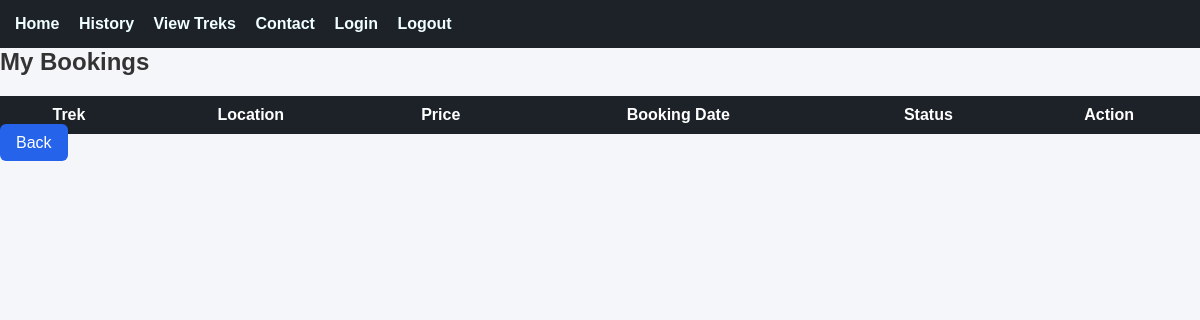
Before: /my_bookings (signed in) with the older database file.
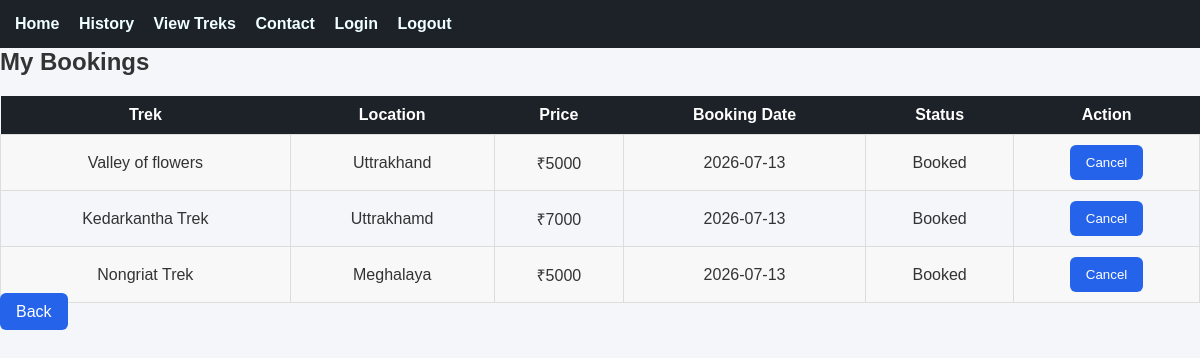
After: the same page with the newer database file.
### tables this page shows
CREATE TABLE bookings(
                 id INTEGER PRIMARY KEY AUTOINCREMENT,
                user_id INTEGER, 
                 username TEXT NOT NULL,
                 trek_id INTEGER,
                 booking_date DATE ,
                 status TEXT NOT NULL,
                 FOREIGN KEY(trek_id) REFERENCES treks(id),
                 FOREIGN KEY(user_id) REFERENCES users(id)
                 
                 );

CREATE TABLE treks(
                 id INTEGER PRIMARY KEY AUTOINCREMENT,
                 name TEXT NOT NULL,
                 location TEXT NOT NULL,
                 price INTEGER NOT NULL,
                 slots INTEGER NOT NULL,
                 difficulty TEXT NOT NULL,
                 duration INTEGER NOT NULL,
                 status TEXT NOT NULL DEFAULT 'Open',
                 assigned_staffID INTEGER NOT NULL,
                 start_date DATE ,
                 end_date DATE ,
                 description TEXT , image TEXT,
                 FOREIGN KEY (assigned_staffID) REFERENCES staff(id)
                 );

### app.py (the view)
@app.route("/my_bookings")
def my_bookings():
    if "user" not in session:
        return redirect("/login")
    username = session["user"]
    conn = get_db_connnection()
    bookings = conn.execute("""
    SELECT
        bookings.id,
        treks.name,
        treks.location,
        treks.price,
        bookings.booking_date,
        bookings.status
    FROM bookings
    JOIN treks
        ON bookings.trek_id = treks.id
    WHERE bookings.username = ?
""", (username,)).fetchall()
    conn.close()
    return render_template("my_bookings.html", bookings=bookings)

### app.py (called while the page is built)
def get_db_connnection():
    conn = sqlite3.connect("database.db")
    conn.row_factory =sqlite3.Row
    return conn

### templates/my_bookings.html
{% extends "base.html" %}
{% block content %}
<h2>My Bookings</h2>
<table>
<tr>
    <th>Trek</th>
    <th>Location</th>
    <th>Price</th>
    <th>Booking Date</th>
    <th>Status</th>
    <th>Action</th>
</tr>
{% for booking in bookings %}
<tr>
    <td>{{ booking["name"] }}</td>
    <td>{{ booking["location"] }}</td>
    <td>₹{{ booking["price"] }}</td>
    <td>{{ booking["booking_date"] }}</td>
    <td>{{ booking["status"] }}</td>
    <td>
    {% if booking["status"] == "Booked" %}
    <a href="/cancel_booking/{{ booking['id'] }}">
        <button type="button" class="sbtn">Cancel</button>
    </a>
    {% else %}
    -
    {% endif %}
</td>
</tr>
{% endfor %}
</table>
<a href="/view_treks" class="sbtn">Back</a>
{% endblock %}

### templates/base.html (shortened to what this page needs)
<!DOCTYPE html>
<html lang="en">
<head>
    <link rel="stylesheet" href="{{ url_for('static', filename='css/style.css') }}">
</head>
<body>
    <nav style="background:#1D2228; padding:15px;">
        <a href="/" style="color:azure; margin-right:15px;">Home</a>
        <a href="/my_bookings" style="color:azure; margin-right:15px;">History</a>
        <a href="/view_treks" style="color:azure; margin-right:15px;">View Treks</a>
        <a href="/contact" style="color:azure; margin-right:15px;">Contact</a>
        <a href="/login" style="color:azure; margin-right:15px;">Login</a>
        <a href="/logout" style="color:azure; margin-right:15px;">Logout</a>
    </nav>
    {% block content %}
    {% endblock %}
</body>
</html>

### static/css/style.css (style rules this page uses)
* { margin:0; padding:0; box-sizing:border-box; }
body { font-family:Arial, Helvetica, sans-serif; background:#f4f6f9; color:#333; }
nav { background:#1D2228; padding:15px; }
nav a { color:white; text-decoration:none; margin-right:20px; font-weight:bold; }
#form_div button, .sbtn { background:#2563eb; color:white; border:none; padding:10px 16px; border-radius:6px; cursor:pointer; text-decoration:none; }
table { width:100%; border-collapse:collapse; margin-top:20px; }
table th { background:#1D2228; color:white; padding:10px; }
table td { padding:10px; border:1px solid #ddd; text-align:center; }
table tr:nth-child(even) { background:#f8f8f8; }

Changed rows visible on the page:
added bookings: name "Valley of flowers", location "Uttrakhand", price "5000", booking_date "2026-07-13", status "Booked"
added bookings: name "Kedarkantha Trek", location "Uttrakhamd", price "7000", booking_date "2026-07-13", status "Booked"
added bookings: name "Nongriat Trek", location "Meghalaya", price "5000", booking_date "2026-07-13", status "Booked"
